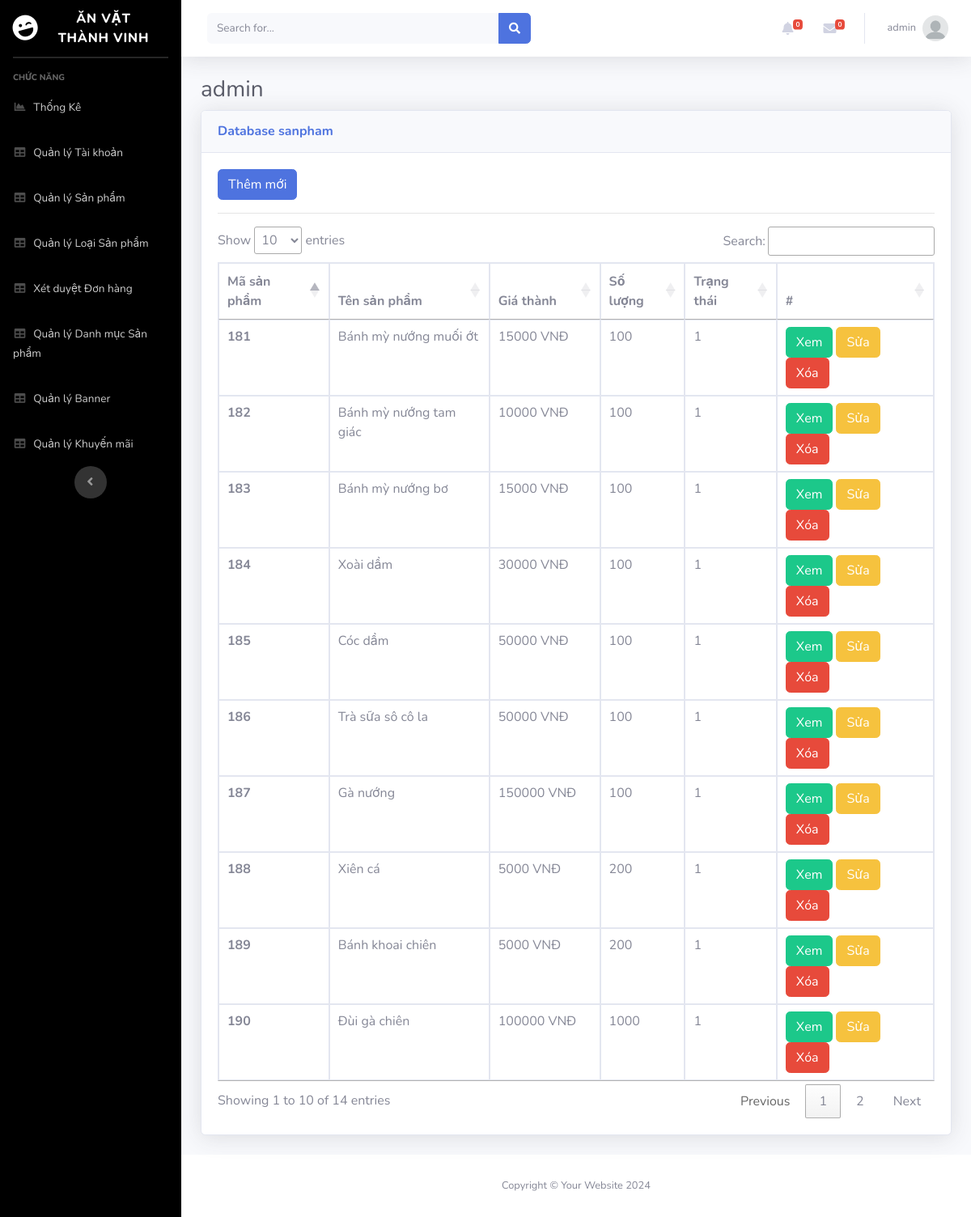
Screenshot of /Admin/index.php?mod=sanpham (signed in) with the database file from the repository.
### tables this page shows
CREATE TABLE `sanpham` (
  `MaSP` int(11) NOT NULL,
  `MaLSP` int(11) NOT NULL,
  `MaDM` int(11) NOT NULL,
  `TenSP` varchar(70) NOT NULL,
  `DonGia` int(11) NOT NULL,
  `SoLuong` int(10) UNSIGNED NOT NULL DEFAULT 1,
  `HinhAnh1` varchar(200) NOT NULL,
  `HinhAnh2` varchar(255) DEFAULT NULL,
  `HinhAnh3` varchar(255) DEFAULT NULL,
  `MaKM` int(11) NOT NULL,
  `Tensanpham` varchar(50) DEFAULT NULL,
  `Tinhtrang` varchar(50) DEFAULT NULL,
  `Kichthuoc` varchar(50) DEFAULT NULL,
  `Trongluong` varchar(50) DEFAULT NULL,
  `Chatlieu` varchar(50) DEFAULT NULL,
  `Soluongg` varchar(50) DEFAULT NULL,
  `Mausac` varchar(50) DEFAULT NULL,
  `Donvitinh` varchar(50) DEFAULT NULL,
  `Noisanxuat` varchar(50) DEFAULT NULL,
  `SoSao` int(11) NOT NULL,
  `SoDanhGia` int(11) NOT NULL,
  `TrangThai` int(11) NOT NULL,
  `MoTa` text NOT NULL,
  `ThoiGian` datetime DEFAULT NULL
);

### Admin/MVC/controllers/SanphamController.php (called while the page is built, shortened)
<?php
class SanphamController
{
    var $sanpham_model;
    public function __construct()
    {
        $this->sanpham_model = new sanpham();
    }
    public function list()
    {
        $data = $this->sanpham_model->All();
        require_once("MVC/Views/Admin/index.php");
    }
}

### Admin/MVC/Models/connection.php (called while the page is built, shortened)
<?php
    class Connection{
        function __construct()
        {
            $severname ="localhost";
            $username ="root";
            $password ="";
            $db_name ="bandoan";
            $this->conn = new mysqli($severname,$username,$password,$db_name);
        }
    }
?>

### Admin/MVC/Models/model.php (called while the page is built, shortened)
<?php
require_once("connection.php");
class Model
{
    var $table;
    var $contens;
    function __construct()
    {
        $conn_obj = new Connection();
        $this->conn = $conn_obj->conn;
    }
    function All()
    {
        $query = "select * from $this->table ORDER BY $this->contens DESC ";
        require("result.php");
        return $data;
    }
}

### Admin/MVC/Models/result.php (called while the page is built)
<?php
$result = $this->conn->query($query);
$data = array();
while ($row = $result->fetch_assoc()) {
    $data[] = $row;
}
?>

### Admin/MVC/Views/sanpham/list.php (the view, shortened to what this page needs)
<?php if (isset($_SESSION['isLogin_Admin']) && $_SESSION['isLogin_Admin'] == true) { ?>
<a href="?mod=sanpham&act=add" type="button" class="btn btn-primary">Thêm mới</a>
<?php } ?>
<hr>
<table class="table table-bordered" id="dataTable" width="100%" cellspacing="0">
  <thead>
    <tr>
      <th scope="col">Mã sản phẩm</th>
      <th scope="col">Tên sản phẩm</th>
      <th scope="col">Giá thành</th>
      <th scope="col">Số lượng</th>
      <th scope="col">Trạng thái</th>
      <th>#</th>
    </tr>
  </thead>
  <tbody>
    <?php foreach ($data as $row) { ?>
      <tr>
        <th scope="row"><?= $row['MaSP'] ?></th>
        <td><?= $row['TenSP'] ?></td>
        <td><?= $row['DonGia'] ?> VNĐ</td>
        <td><?= $row['SoLuong'] ?></td>
        <td><?= $row['TrangThai'] ?></td>
        <td>
          <a href="../index.php?act=detail&id=<?= $row['MaSP'] ?>" type="button" class="btn btn-success" target="_blank">Xem</a>
          <?php if (isset($_SESSION['isLogin_Admin']) && $_SESSION['isLogin_Admin'] == true) { ?>
          <a href="?mod=sanpham&act=edit&id=<?= $row['MaSP'] ?>" type="button" class="btn btn-warning">Sửa</a>
          <a href="?mod=sanpham&act=delete&id=<?= $row['MaSP'] ?>" onclick="return confirm('Bạn có thật sự muốn xóa ?');" type="button" class="btn btn-danger">Xóa</a>
          <?php } ?>
        </td>
      </tr>
    <?php } ?>
  </tbody>
</table>

### rows the page displays
sanpham: MaSP "190", TenSP "Đùi gà chiên", DonGia "100000", SoLuong "1000", TrangThai "1"
sanpham: MaSP "189", TenSP "Bánh khoai chiên", DonGia "5000", SoLuong "200", TrangThai "1"
sanpham: MaSP "188", TenSP "Xiên cá", DonGia "5000", SoLuong "200", TrangThai "1"
sanpham: MaSP "187", TenSP "Gà nướng", DonGia "150000", SoLuong "100", TrangThai "1"
sanpham: MaSP "186", TenSP "Trà sữa sô cô la", DonGia "50000", SoLuong "100", TrangThai "1"
sanpham: MaSP "185", TenSP "Cóc dầm", DonGia "50000", SoLuong "100", TrangThai "1"
sanpham: MaSP "184", TenSP "Xoài dầm", DonGia "30000", SoLuong "100", TrangThai "1"
sanpham: MaSP "183", TenSP "Bánh mỳ nướng bơ", DonGia "15000", SoLuong "100", TrangThai "1"
sanpham: MaSP "182", TenSP "Bánh mỳ nướng tam giác", DonGia "10000", SoLuong "100", TrangThai "1"
sanpham: MaSP "181", TenSP "Bánh mỳ nướng muối ớt", DonGia "15000", SoLuong "100", TrangThai "1"

### other values shown
$_SESSION['login']['TaiKhoan'] "admin"
$mod "sanpham"
